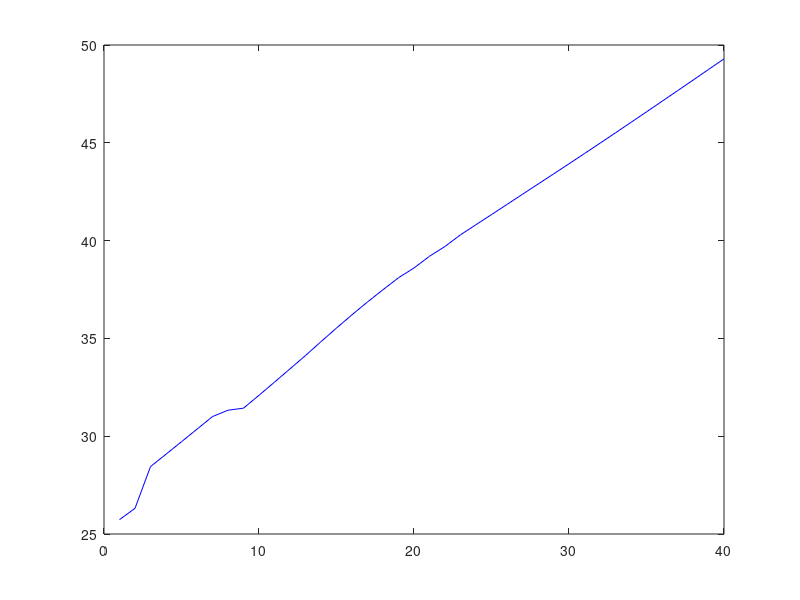

This chart was generated by the following MATLAB code: (Note: this script raises an error after producing the figure.)
clc 
clear all
close all

t=1:40;
n = 40;
%Datos dolar
b = [42.68;47.57;54.83;64.55;79.63;101.84;144.68;196.1;244.38;302.06;386.46;507.33;630.81;680.95;786.54;826.4;912.89;1036.43;1140.96;1426.24;1756.9;2088.14;2300.1;2506.55;2875.91;2628.47;2321.49;2358.96;2076.24;1967.11;2153.3;2044.23;1846.97;1797.79;1869.1;2000.33;2743.39;3050.98;2951.32;2956.43;3281.09];
%Datos Que provocan sobreajuste
%b = [42.68;47.57;54.83;64.55;79.63;101.84;144.68;196.1;244.38;302.06;386.46;507.33;630.81;680.95;786.54;826.4;912.89;1036.43;1140.96;1426.24;1756.9;2088.14;2300.1;2506.55;2875.91;2628.47;2321.49;2358.96;2076.24;1967.11;2153.3;2044.23;1846.97;1797.79;1869.1;2000.33;2743.39;3050.98;2951.32;2956.43;3281.09;42.68;47.57;54.83;64.55;79.63;101.84;144.68;196.1;244.38;302.06;386.46;507.33;630.81;680.95;786.54;826.4;912.89;1036.43;1140.96;1426.24;1756.9;2088.14;2300.1;2506.55;2875.91;2628.47;2321.49;2358.96;2076.24;1967.11;2153.3;2044.23;1846.97;1797.79;1869.1;2000.33;2743.39;3050.98;2951.32;2956.43;3281.09;42.68;47.57;54.83;64.55;79.63;101.84;144.68;196.1;244.38;302.06;386.46;507.33;630.81;680.95;786.54;826.4;912.89;1036.43;1140.96;1426.24;1756.9;2088.14;2300.1;2506.55;2875.91;2628.47;2321.49;2358.96;2076.24;1967.11;2153.3;2044.23;1846.97;1797.79;1869.1;2000.33;2743.39;3050.98;2951.32;2956.43;3281.09;42.68;47.57;54.83;64.55;79.63;101.84;144.68;196.1;244.38;302.06;386.46;507.33;630.81;680.95;786.54;826.4;912.89;1036.43;1140.96;1426.24;1756.9;2088.14;2300.1;2506.55;2875.91;2628.47;2321.49;2358.96;2076.24;1967.11;2153.3;2044.23;1846.97;1797.79;1869.1;2000.33;2743.39;3050.98;2951.32;2956.43;3281.09];
%Datos población
b=[25733673;26312994;28447000;29080000;29718000;30360000;31004000;31329000;31433000;32092000;32764000;33443000;34125000;34834000;35530000;36208000;36863000;37490000;38100000;38600000;39200000;39700000;40296000;40814000;41329000;41849000;42368000;42889000;43406000;43927000;44451000;44979000;45510000;46045000;46582000;47121000;47662000;48203000;48748000;49292000]/1000000;
b = b';

plot(t(1:n),b(1:n),'b')
hold on

t1 = t(1:2:n);
b1 = b(1:2:n);

t2 = t(2:2:n);
b2 = b(2:2:n);

x = interNewton(t1',b1');

p = zeros(1,length(t1));
p2 = zeros(1,length(t2));

for i= 1:length(t2)
	suma = x(1);
	suma2 = x(1);
	tmp1 = 1;
	tmp2 = 1;
	for j = 2:length(x)
		tmp1 = tmp1 * (t1(i)-t1(j-1));
		tmp2 = tmp2 * (t2(i)-t2(j-1));
		suma = suma + x(j)*tmp1;
		suma2 = suma2 + x(j)*tmp2;
	end
	p(i) = suma;
	p2(i) = suma2;
end


plot(t1,p,'r')
plot(t1,p,'.r','MarkerSize',10)
grid on
error = (b2-p2).^2
w = sum(error)/length(p2)



